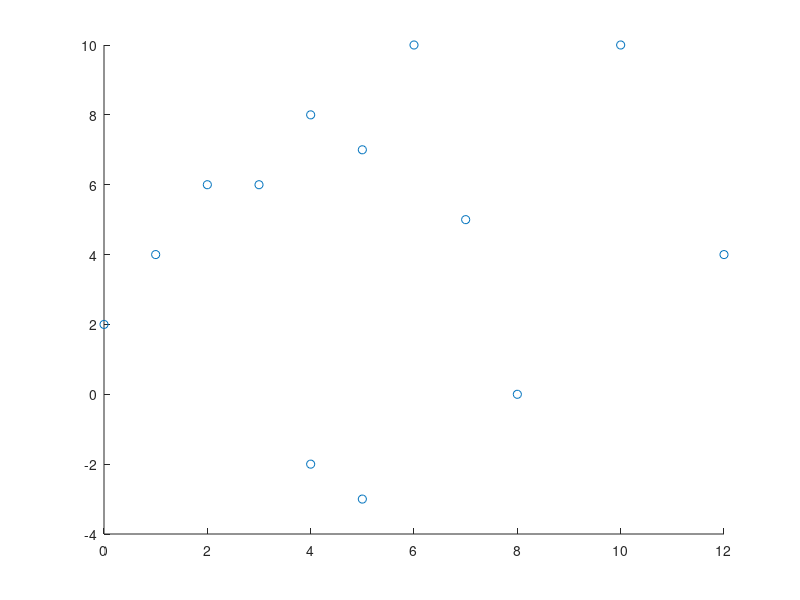

Source code (MATLAB): (Note: this script raises an error after producing the figure.)
%Ellipse TEst
clf
figure(1)

x= [0;2;6;10;12;8;4;1;3;5;4;5;7]; 
y= [2;6;10;10;4;0;-2;4;6;7;8;-3;5]; 
hold on
scatter (x,y)
E = fit_ellipse(x,y,figure(1));
title('Best Fit Ellipse')
xlabel('East/West (nm)')
ylabel('South/North (nm)')
axis([0 100 0 100])

